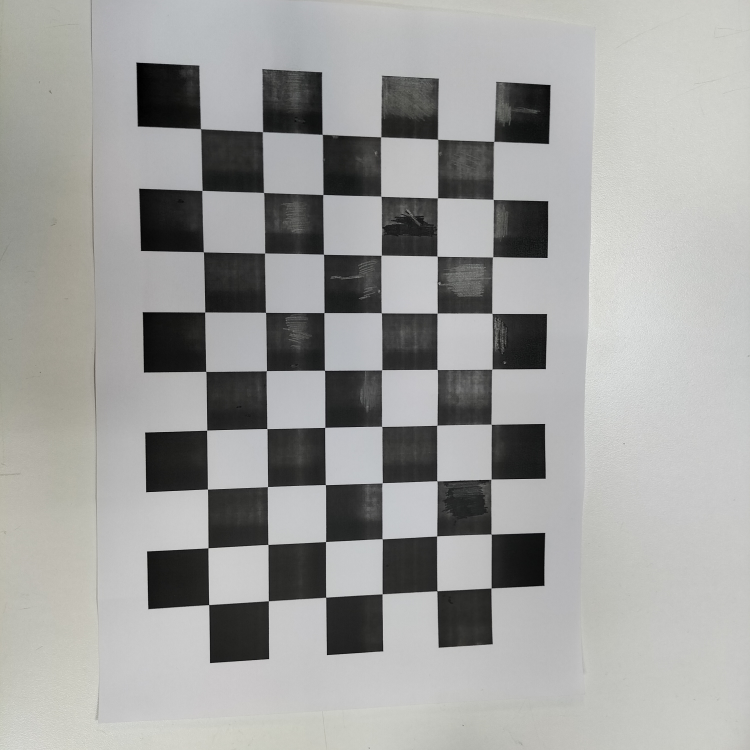
#> input picture calibrationimgs/image1.jpg, 3000 x 3000 px (shown at 1/4 size); its folder holds only this picture in this run
$ python -i generic_operations.py   (imports and definitions only)
#> lines starting #> are read from the running program, lines starting #| are printed output that depends on the picture
#> further down, picture is the input picture: shape (3000, 3000, 3); mean B, G, R 158.2, 160, 159.7
import cv2 as cv
import numpy as np
from numpy.ma import divide, mean
from os.path import exists
import xlsxwriter
import glob

def set_new_color_for_area(color, x, y, w, h,img):
    img[y : y + h , x : x + w] = color
    return img

# [63 lines left out: functions print_scores, test_coords, luminance_correction_with_bright_image, coord_read_operations, open_file_then_write, open_file_then_read, not called in this run]

def calculate_C(f, b):
    C = mean(f) / divide(f, b).mean()
    return C

# [26 lines left out: functions get_coords, left_or_right, get_average_color_of_area, gamma_correction, not called in this run]

def resize_smaller(im, width = 1000, height = 750):
    im = cv.resize(im, (width,height),interpolation = cv.INTER_AREA)
    return im

# [4 lines left out: function original_bright_images, not called in this run]

def get_original_image(version, extension = 'jpg'):
    original_image = cv.imread('images/originalv' + str(version) + '.' + extension)
    return original_image

# [36 lines left out: functions left_right_coordinates, apply_gamma_blur, apply_gamma, apply_blur, write_to_excell_file, color_converter, not called in this run]

def clahe_applier(img):
    img = cv.cvtColor(img, cv.COLOR_BGR2HSV)
#> img: shape (3000, 3000, 3); mean H, S, V 45.4, 5.7, 160.8
    (H,S,V) = cv.split(img)
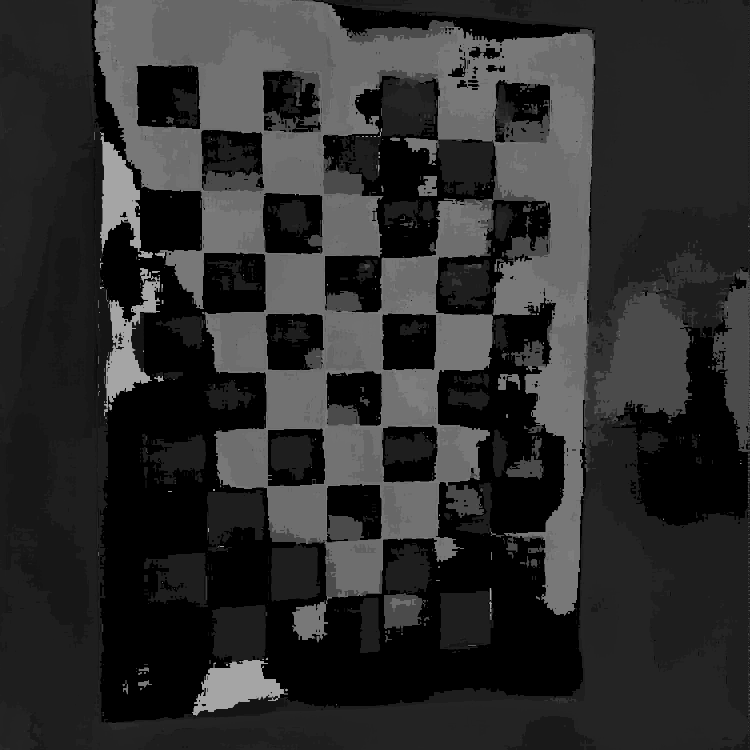
#> H: shape (3000, 3000) (shown at 1/4 size); min 0, max 173, mean 45.4
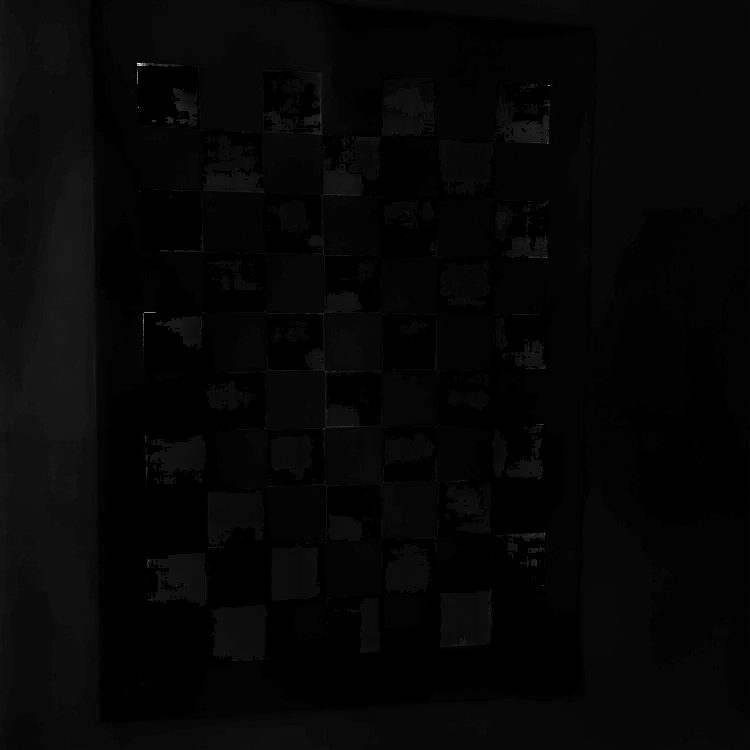
#> S: shape (3000, 3000) (shown at 1/4 size); min 0, max 255, mean 5.7

    clahe = cv.createCLAHE(clipLimit=2, tileGridSize=(8,8))
    final_img = clahe.apply(V) + 30
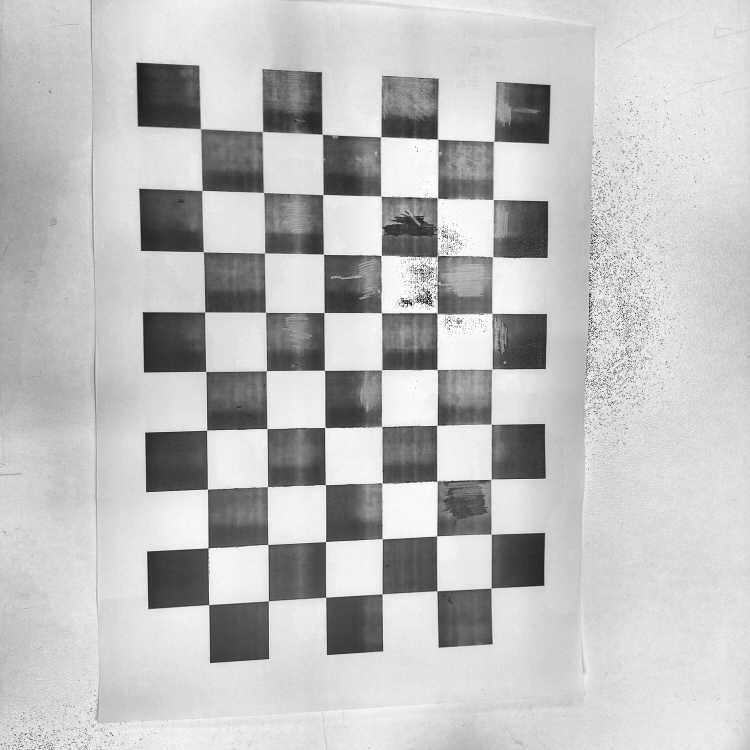
#> final_img: shape (3000, 3000) (shown at 1/4 size); min 0, max 255, mean 190.5
    final_img = cv.merge([H,S,V])
    final_img = cv.cvtColor(final_img, cv.COLOR_HSV2BGR)
#> final_img: shape (3000, 3000, 3)
    return final_img

# [17 lines left out: function next_char_for_excell, not called in this run]

def get_image_custom(path):
    reference_image = cv.imread(path)
    return reference_image

# [78 lines left out: functions get_left_right_coords_custom, coord_read_operations_single, get_coords_single, coord_set_operations, set_coords, read_return_coords and 1 more, not called in this run]

>>> import cv2
>>> picture = cv2.imread('calibrationimgs/image1.jpg')
>>> result = clahe_applier(picture)

$ run again, on calibrationimgs/image10.jpg
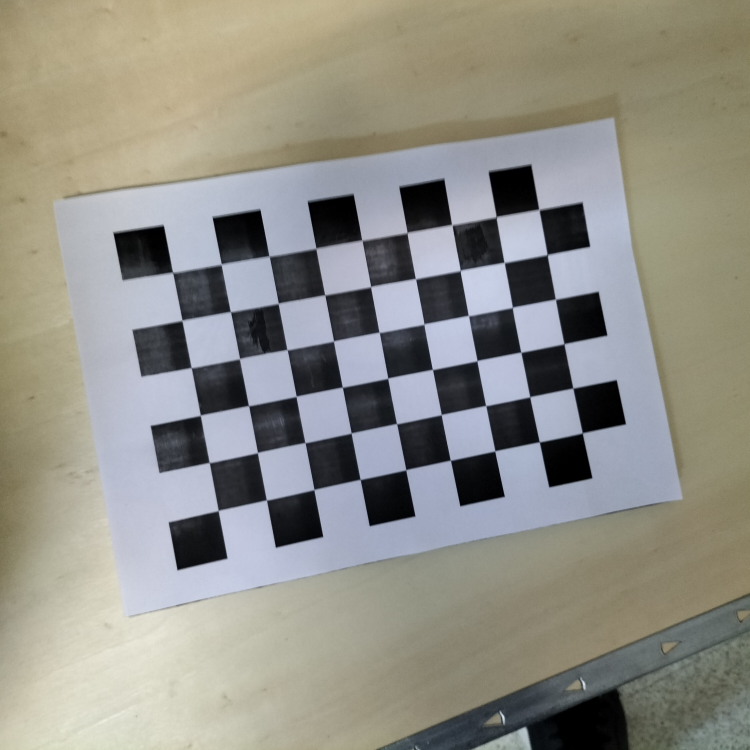
#> input picture calibrationimgs/image10.jpg, 3000 x 3000 px (shown at 1/4 size)
#> picture is the input picture: shape (3000, 3000, 3); mean B, G, R 134.8, 143.3, 144.7
#> img: shape (3000, 3000, 3); mean H, S, V 61.2, 43.6, 152.1
#> in clahe_applier, `(H,S,V) = cv.split(img)`:
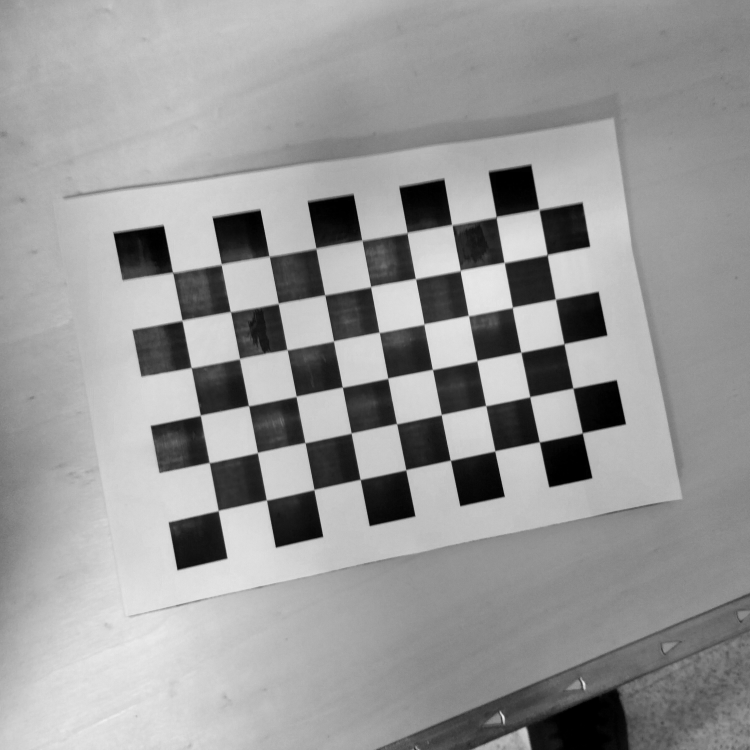
#> V: shape (3000, 3000) (shown at 1/4 size); min 0, max 243, mean 152.1
#> in clahe_applier, `final_img = clahe.apply(V) + 30`:
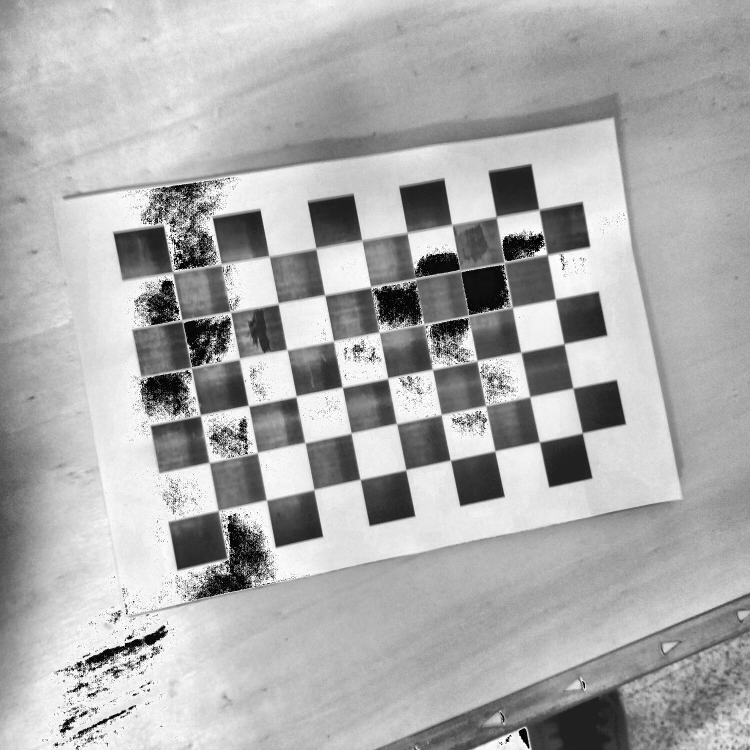
#> final_img: shape (3000, 3000) (shown at 1/4 size); min 0, max 255, mean 172

$ run again, on calibrationimgs/image11.jpg
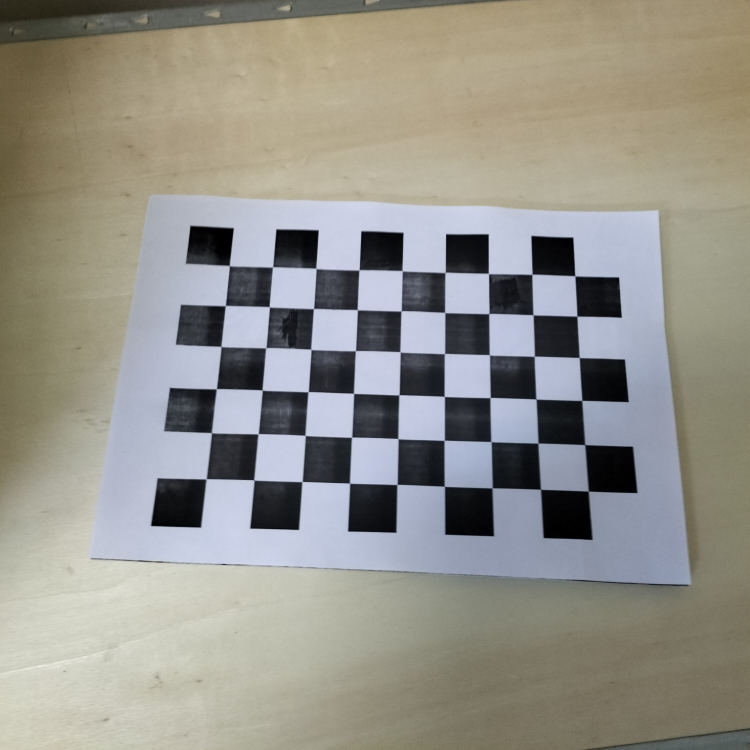
#> input picture calibrationimgs/image11.jpg, 3000 x 3000 px (shown at 1/4 size)
#> picture is the input picture: shape (3000, 3000, 3); mean B, G, R 138.1, 146.4, 148.3
#> img: shape (3000, 3000, 3); mean H, S, V 56.7, 44.4, 155.8
#> in clahe_applier, `(H,S,V) = cv.split(img)`:
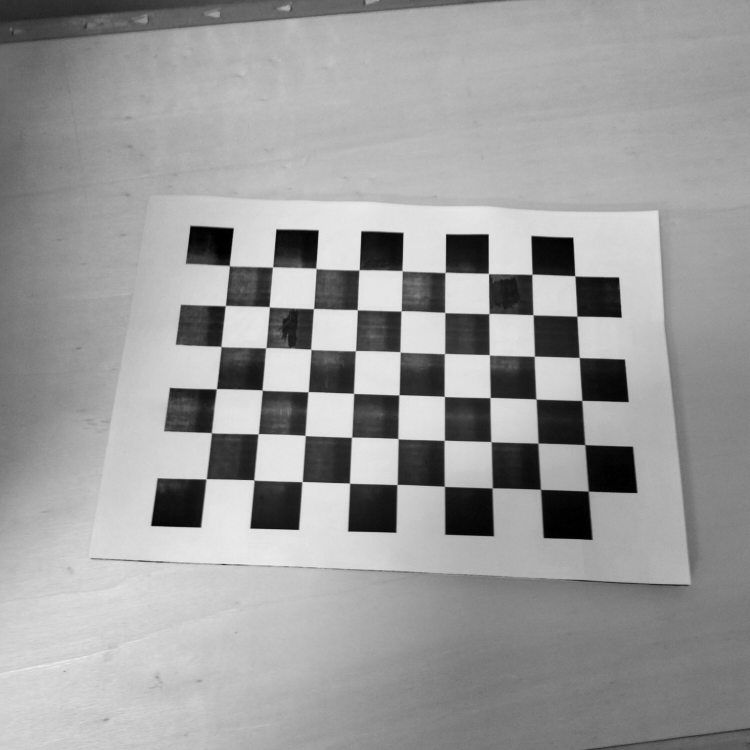
#> V: shape (3000, 3000) (shown at 1/4 size); min 0, max 240, mean 155.8
#> in clahe_applier, `final_img = clahe.apply(V) + 30`:
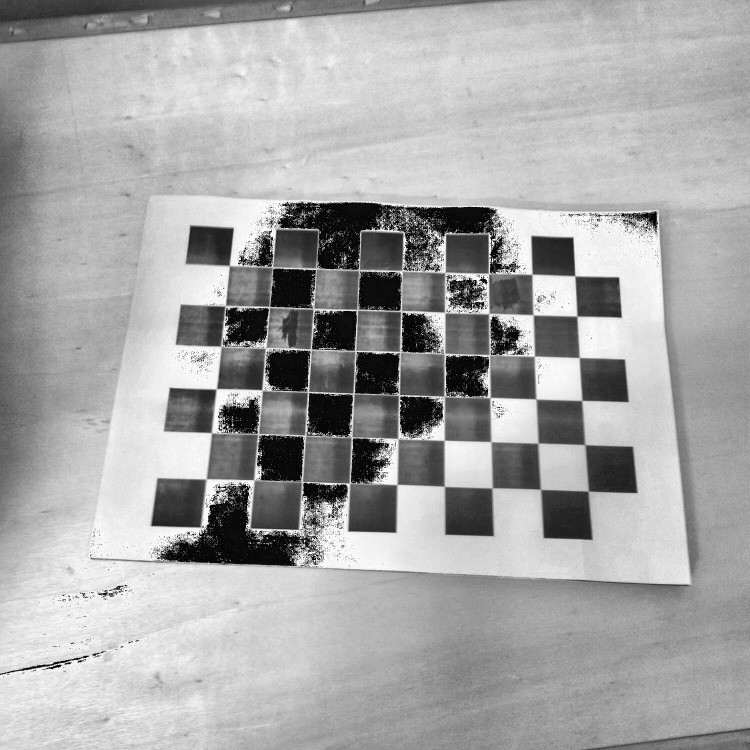
#> final_img: shape (3000, 3000) (shown at 1/4 size); min 0, max 255, mean 166.5

$ run again, on calibrationimgs/image12.jpg
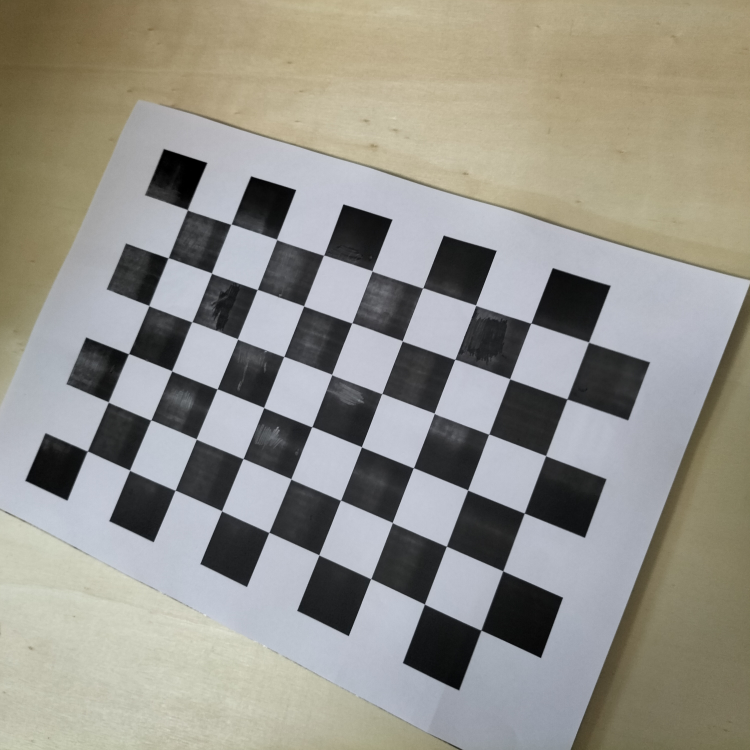
#> input picture calibrationimgs/image12.jpg, 3000 x 3000 px (shown at 1/4 size)
#> picture is the input picture: shape (3000, 3000, 3); mean B, G, R 138.3, 146.5, 148.6
#> img: shape (3000, 3000, 3); mean H, S, V 68.9, 36.3, 154.4
#> in clahe_applier, `(H,S,V) = cv.split(img)`:
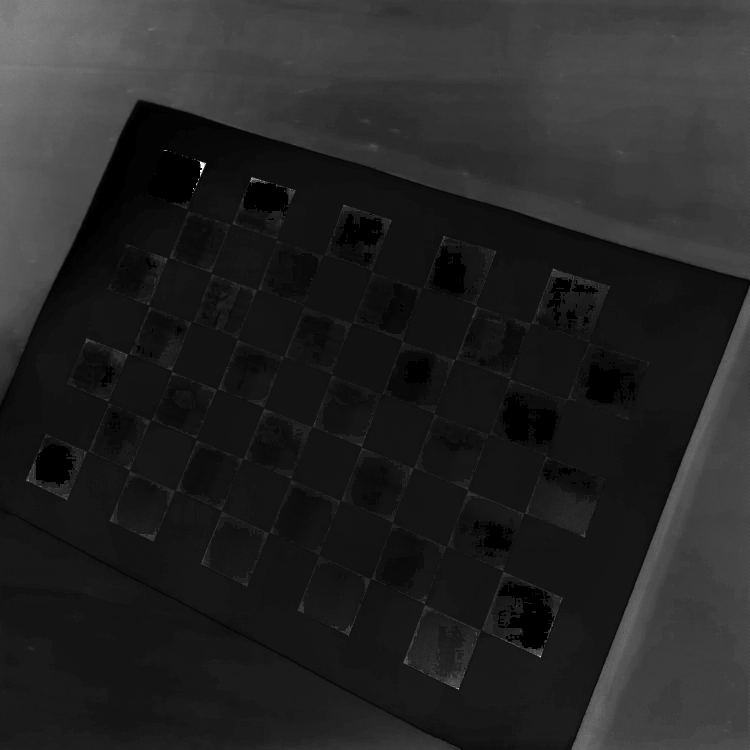
#> S: shape (3000, 3000) (shown at 1/4 size); min 0, max 255, mean 36.3
#> in clahe_applier, `final_img = clahe.apply(V) + 30`:
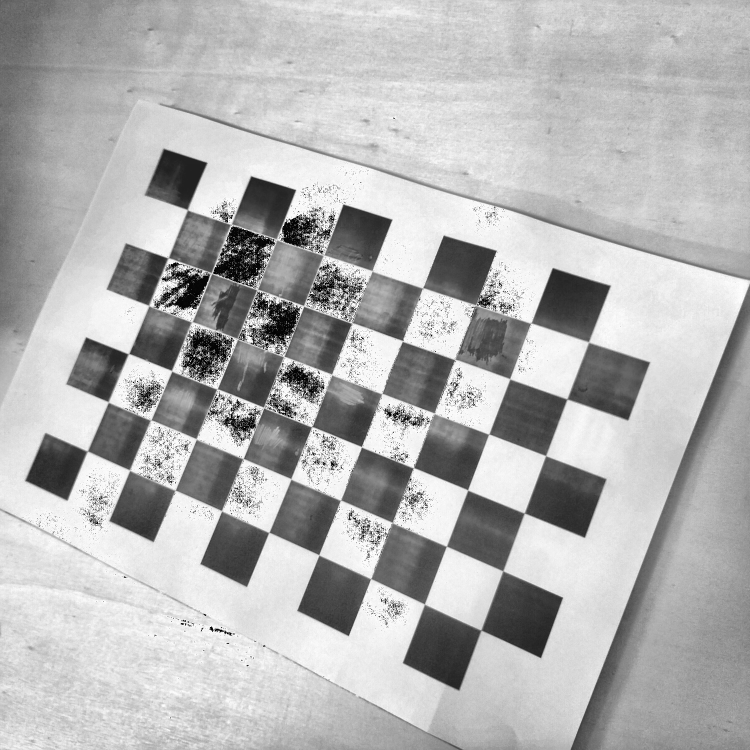
#> final_img: shape (3000, 3000) (shown at 1/4 size); min 0, max 255, mean 179.1
